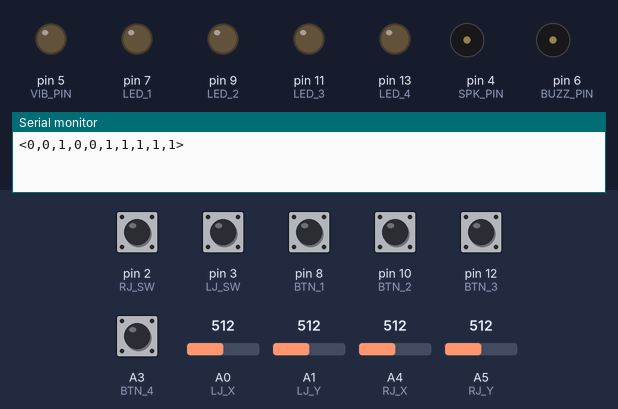
The sketch below on a simulated Arduino Uno, built with avr-gcc and run on an emulated ATmega328P. Shown: output pins drawn as LEDs (lit = HIGH), buzzer (waves = sounding, pin HIGH), the last lines printed to the serial monitor. The test bench sets the inputs (shaded band); at power-on: A3 (BTN_4), pin 2 (RJ_SW), pin 3 (LJ_SW), pin 8 (BTN_1), pin 10 (BTN_2), pin 12 (BTN_3) HIGH, A0 (LJ_X) = 512, A1 (LJ_Y) = 512, A4 (RJ_X) = 512, A5 (RJ_Y) = 512.

Above: at 1.2 s.
1.3 s: pin 2 (RJ_SW) pulled LOW for 0.15 s
At 1.37 s:
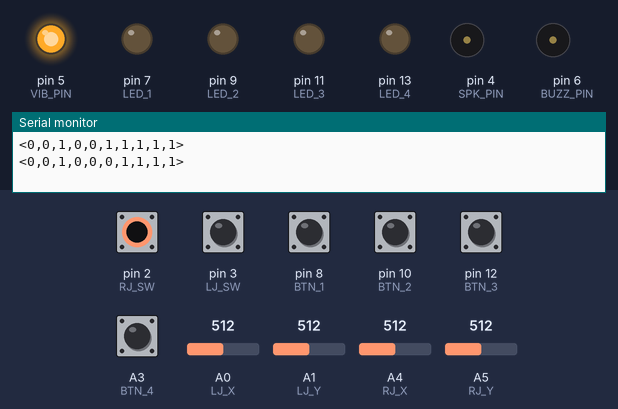
2.9 s: pin 3 (LJ_SW) pulled LOW for 0.15 s
At 2.97 s:
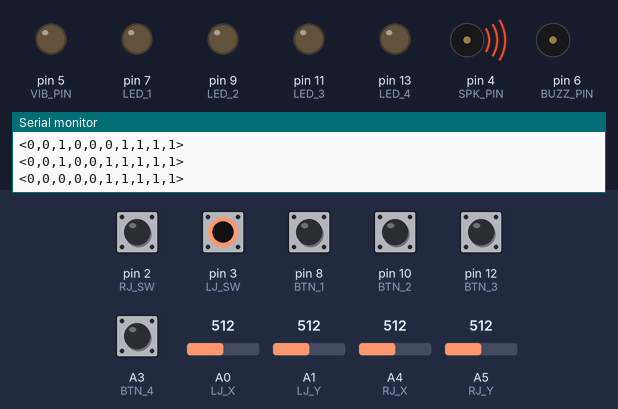
4.5 s: pin 8 (BTN_1) pulled LOW for 0.15 s
At 4.58 s:
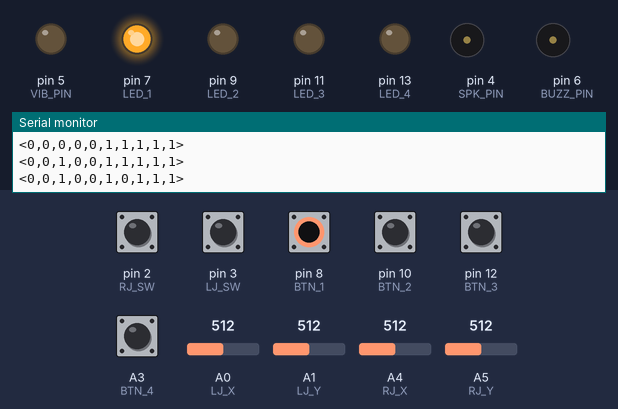
6.1 s: pin 10 (BTN_2) pulled LOW for 0.15 s
At 6.17 s:
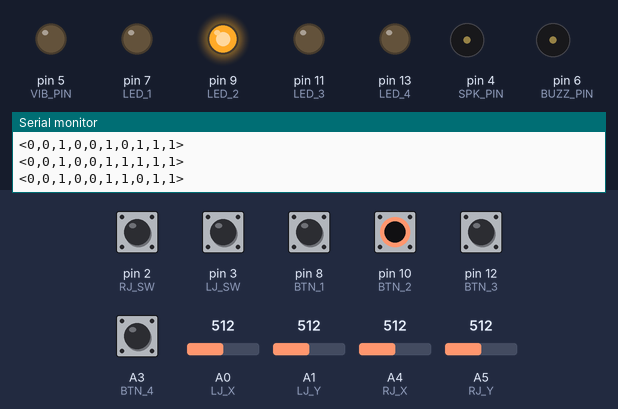
7.7 s: pin 12 (BTN_3) pulled LOW for 0.15 s
At 7.77 s:
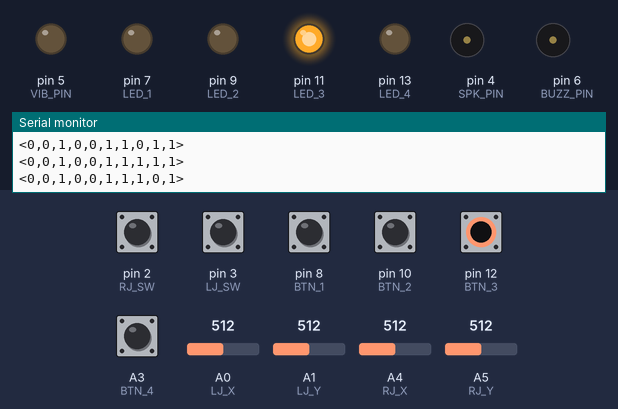
9.3 s: A3 (BTN_4) pulled LOW for 0.15 s
At 9.37 s:
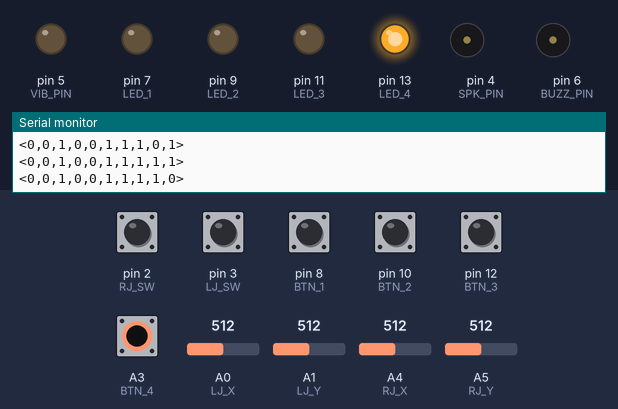
Timing chart, 0 to 11.9 s (numbered marks = the images above; inputs shaded):
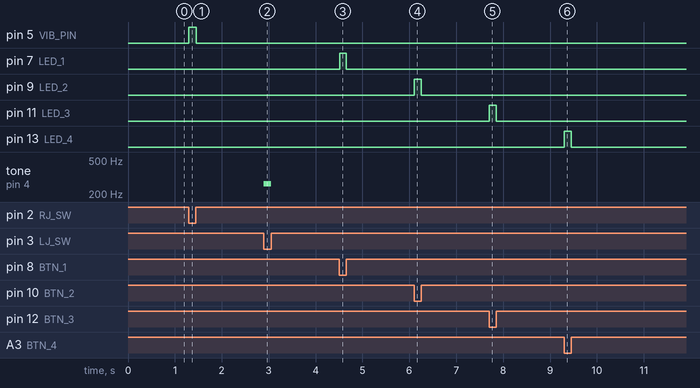

The sketch:

uno_main.ino
```cpp
// 아두이노 우노: 센서 입력 및 로컬/원격 하이브리드 제어

// --- 핀 정의 ---
const int RJ_X = A4;
const int RJ_Y = A5;
const int RJ_SW = 2;

const int LJ_X = A0;
const int LJ_Y = A1;
const int LJ_SW = 3;

const int SPK_PIN = 4;
const int VIB_PIN = 5;
const int BUZZ_PIN = 6;

const int LED_1 = 7,  BTN_1 = 8;
const int LED_2 = 9,  BTN_2 = 10;
const int LED_3 = 11, BTN_3 = 12;
const int LED_4 = 13, BTN_4 = A3;

// --- 설정 및 변수 ---
const int CENTER = 512;
const int DEADZONE = 300;

String lastStateString = "";

// 도레미 타이머 변수
unsigned long lastNoteTime = 0;
int noteIndex = 0;
int melody[] = {262, 294, 330};
const int noteDuration = 200;

// ✅ [중요] 원격 제어 상태 플래그 (앱이 제어 중인지 확인)
bool isRemoteSpk = false;
bool isRemoteVib = false;

void setup() {
  Serial.begin(9600);

  pinMode(RJ_SW, INPUT_PULLUP);
  pinMode(LJ_SW, INPUT_PULLUP);
  pinMode(BTN_1, INPUT_PULLUP);
  pinMode(BTN_2, INPUT_PULLUP);
  pinMode(BTN_3, INPUT_PULLUP);
  pinMode(BTN_4, INPUT_PULLUP);

  pinMode(SPK_PIN, OUTPUT);
  pinMode(VIB_PIN, OUTPUT);
  pinMode(BUZZ_PIN, OUTPUT);
  pinMode(LED_1, OUTPUT);
  pinMode(LED_2, OUTPUT);
  pinMode(LED_3, OUTPUT);
  pinMode(LED_4, OUTPUT);
}

void loop() {
  // 1. 메가 명령 수신
  if (Serial.available()) {
    String cmd = Serial.readStringUntil('\n');
    executeCommand(cmd);
  }

  // 2. 로컬 제어 (충돌 방지 로직 적용)

  // [기능 A] 진동 제어
  if (digitalRead(RJ_SW) == LOW) {
    digitalWrite(VIB_PIN, HIGH); // 버튼 누르면 무조건 켬
  } else {
    // ✅ 버튼을 뗐을 때: "앱이 켠 게 아니라면" 끈다
    if (!isRemoteVib) {
      digitalWrite(VIB_PIN, LOW);
    }
  }

  // [기능 B] 스피커 제어 (도레미)
  if (digitalRead(LJ_SW) == LOW) {
    // 버튼 누르면 로컬 로직 우선 실행
    unsigned long currentMillis = millis();
    if (currentMillis - lastNoteTime >= noteDuration) {
      tone(SPK_PIN, melody[noteIndex]);
      noteIndex++;
      if (noteIndex > 2) noteIndex = 0;
      lastNoteTime = currentMillis;
    }
  } else {
    // ✅ 버튼을 뗐을 때: "앱이 켠 게 아니라면" 끈다
    if (!isRemoteSpk) {
      noTone(SPK_PIN);
      noteIndex = 0;
    }
  }

  // [기능 C] LED 제어
  digitalWrite(LED_1, !digitalRead(BTN_1));
  digitalWrite(LED_2, !digitalRead(BTN_2));
  digitalWrite(LED_3, !digitalRead(BTN_3));
  digitalWrite(LED_4, !digitalRead(BTN_4));

  // 3. 센서값 전송
  sendSensorData();
}

void sendSensorData() {
  int lx = getAxisDirection(analogRead(LJ_X));
  int ly = getAxisDirection(analogRead(LJ_Y));
  int ls = digitalRead(LJ_SW);

  int rx = getAxisDirection(analogRead(RJ_X));
  int ry = getAxisDirection(analogRead(RJ_Y));
  int rs = digitalRead(RJ_SW);

  int b1 = digitalRead(BTN_1);
  int b2 = digitalRead(BTN_2);
  int b3 = digitalRead(BTN_3);
  int b4 = digitalRead(BTN_4);

  String currentState = "<" + String(lx) + "," + String(ly) + "," + String(ls) + "," +
                        String(rx) + "," + String(ry) + "," + String(rs) + "," +
                        String(b1) + "," + String(b2) + "," + String(b3) + "," + String(b4) + ">";

  if (currentState != lastStateString) {
    Serial.println(currentState);
    lastStateString = currentState;
    delay(10);
  }
}

int getAxisDirection(int rawValue) {
  if (rawValue > (CENTER + DEADZONE)) return 1;
  if (rawValue < (CENTER - DEADZONE)) return -1;
  return 0;
}

void executeCommand(String cmd) {
  cmd.trim();

  // SPK 명령
  if (cmd.startsWith("SPK:")) {
    int freq = cmd.substring(4).toInt();
    if(freq > 0) {
      tone(SPK_PIN, freq);
      isRemoteSpk = true; // ✅ 앱이 켰음을 표시
    } else {
      noTone(SPK_PIN);
      isRemoteSpk = false; // ✅ 앱이 껐음을 표시
    }
  }
  // VIB 명령
  else if (cmd.startsWith("VIB:")) {
    int state = cmd.substring(4).toInt();
    digitalWrite(VIB_PIN, state);

    if (state == 1) isRemoteVib = true; // ✅ 앱이 켰음
    else isRemoteVib = false;           // ✅ 앱이 껐음
  }
  // BUZ 명령
  else if (cmd.startsWith("BUZ:")) {
    int freq = cmd.substring(4).toInt();
    if(freq > 0) tone(BUZZ_PIN, freq);
    else noTone(BUZZ_PIN);
  }
}
```

Measured:
- after the input at 1.3 s, pin 5 (VIB_PIN): LOW → HIGH at once, → LOW 0.15 s later
- after the input at 2.9 s, tone on pin 4 (SPK_PIN): silent → 262 Hz at once, → silent 0.15 s later
- after the input at 4.5 s, pin 7 (LED_1): LOW → HIGH at once, → LOW 0.14 s later
- after the input at 6.1 s, pin 9 (LED_2): LOW → HIGH at once, → LOW 0.15 s later
- after the input at 7.7 s, pin 11 (LED_3): LOW → HIGH at once, → LOW 0.15 s later
- after the input at 9.3 s, pin 13 (LED_4): LOW → HIGH at once, → LOW 0.15 s later
